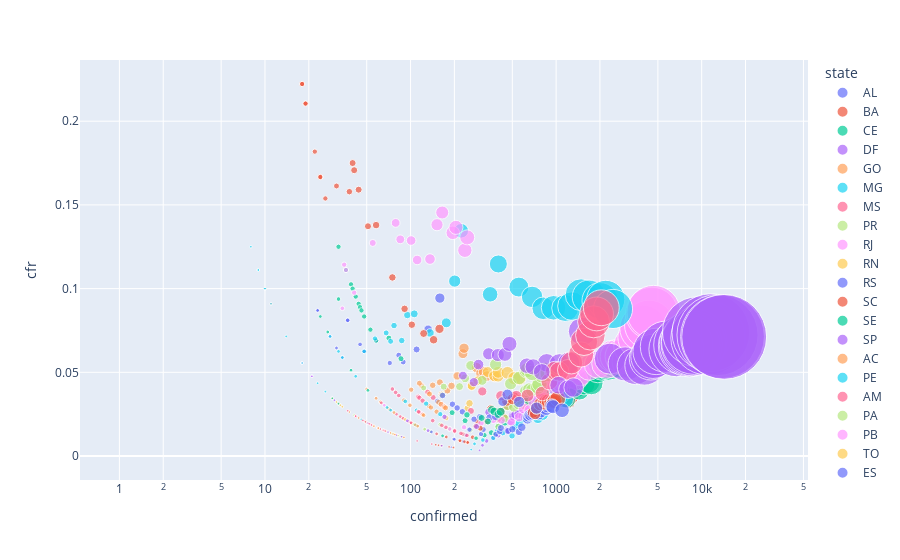

Here is the notebook cell this chart was saved with:
### Code cell
df_states['data'] = [x.date() for x in df_states.index]
fig = px.scatter(df_states[df_states.data>datetime.date(2020,3,15)], x="confirmed", y="cfr", size="deaths", color="state",
#                  animation_frame="data",
                 hover_name="data", log_x=True, log_y=False, size_max=60)
fig.show()
